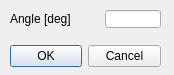
<?xml version="1.0" encoding="UTF-8"?>
<ui version="4.0">
 <class>CQDlgSimpleFilter_rotate</class>
 <widget class="QDialog" name="CQDlgSimpleFilter_rotate">
  <property name="geometry">
   <rect>
    <x>0</x>
    <y>0</y>
    <width>174</width>
    <height>75</height>
   </rect>
  </property>
  <property name="windowTitle">
   <string>Rotation</string>
  </property>
  <property name="locale">
   <locale language="English" country="UnitedStates"/>
  </property>
  <widget class="QDialogButtonBox" name="qqOkCancel">
   <property name="geometry">
    <rect>
     <x>10</x>
     <y>40</y>
     <width>151</width>
     <height>32</height>
    </rect>
   </property>
   <property name="standardButtons">
    <set>QDialogButtonBox::Cancel|QDialogButtonBox::Ok</set>
   </property>
  </widget>
  <widget class="QLabel" name="label">
   <property name="geometry">
    <rect>
     <x>10</x>
     <y>10</y>
     <width>81</width>
     <height>18</height>
    </rect>
   </property>
   <property name="text">
    <string>Angle [deg]</string>
   </property>
  </widget>
  <widget class="QLineEdit" name="qqAngle">
   <property name="geometry">
    <rect>
     <x>105</x>
     <y>10</y>
     <width>56</width>
     <height>18</height>
    </rect>
   </property>
  </widget>
 </widget>
 <tabstops>
  <tabstop>qqAngle</tabstop>
  <tabstop>qqOkCancel</tabstop>
 </tabstops>
 <resources/>
 <connections/>
</ui>
